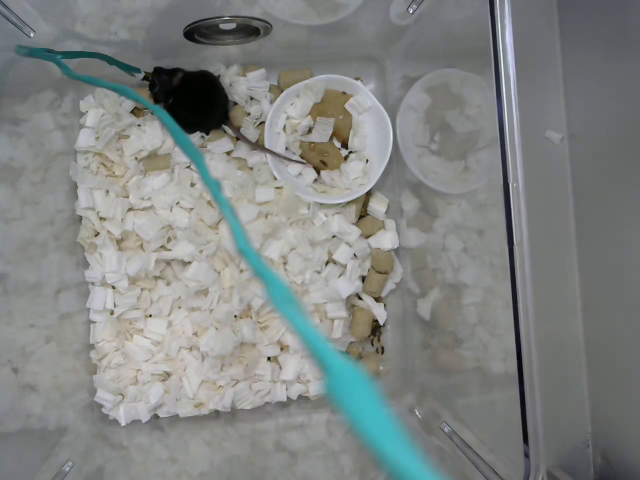
#> input picture data/test_picture (1).png, 1280 x 960 px, given in place of general_long.mp4, which was not available (shown at 1/2 size)
$ python movie_mousedetect.py
#> lines starting #> are read from the running program, lines starting #| are printed output that depends on the picture; after the words box and inside, x2 and y2 are one past the last pixel; in counts of white or black regions, pixels touching at a corner belong together; pictures that were not available may be replaced by others from this repository, and a replacement may not be noted
##!/usr/bin/env python
import csv

import cv2
import matplotlib.pyplot as plt
import numpy as np
import tqdm

cap = cv2.VideoCapture("./data/video/general_long.mp4")

divider = 1
frame_rate = 30.0 / divider
size = (1280, 960)
fmt = cv2.VideoWriter_fourcc('m', 'p', '4', 'v')
writer = cv2.VideoWriter('./result/20211021/general_long.mp4', fmt, frame_rate, size)
f = open("./result/20211021/general_long.csv","w")
writer_csv = csv.writer(f,lineterminator="\n")
writer_csv.writerow(["time[s]","amount of movement[px]"])
frame_count = int(cap.get(cv2.CAP_PROP_FRAME_COUNT))

def img_proc(pic):
    bin_out = np.zeros((pic.shape[0],pic.shape[1]),np.uint8)
    hsv = cv2.cvtColor(pic, cv2.COLOR_BGR2HSV)  # Convert BGR -> HSV

    lower_mouse = np.array([0, 0, 0], dtype=np.uint8)
    upper_mouse = np.array([255, 255, 30], dtype=np.uint8)

    lower_cable = np.array([80, 20, 20], dtype=np.uint8)
    upper_cable = np.array([140, 255, 255], dtype=np.uint8)

    mask_mouse = cv2.inRange(hsv, lower_mouse, upper_mouse)
    mask_mouse = cv2.morphologyEx(mask_mouse,cv2.MORPH_OPEN, np.ones((5,5),np.uint8))
    mask_cable = cv2.inRange(hsv, lower_cable, upper_cable)
    mask_cable = cv2.morphologyEx(mask_cable,cv2.MORPH_OPEN, np.ones((5,5),np.uint8))

    mask_mouse_inv = cv2.bitwise_not(mask_mouse)
    dst = cv2.distanceTransform(mask_mouse_inv,cv2.DIST_L2,maskSize=5)

    bin_dst = cv2.inRange(dst,0,20)
    mask_cable_mouse = cv2.bitwise_and(mask_cable,bin_dst)
    mask_mouse_fix = cv2.bitwise_or(mask_mouse,mask_cable_mouse)
    mask_mouse_fix = cv2.morphologyEx(mask_mouse_fix,cv2.MORPH_OPEN, np.ones((5,5),np.uint8))
    mask_mouse_fix = cv2.morphologyEx(mask_mouse_fix,cv2.MORPH_CLOSE, np.ones((5,5),np.uint8))

    nlabels, labels, stats, centroids = cv2.connectedComponentsWithStats(mask_mouse_fix, 4)
    max_idx = np.argmax(stats[1:,:], axis=0)[4] + 1
    img_out = pic
    img_out[labels == max_idx, ] = (0, 0, 255)
    bin_out[labels == max_idx, ] = 255
    return bin_out,img_out

for i in tqdm.tqdm(range(frame_count)):
#for i in tqdm.tqdm(range(1800)):
    ret, frame = cap.read()
    bin_mouse, img_out = img_proc(frame)

    if (i > 0) and (i % divider == 0):
        img_xor = cv2.bitwise_xor(bin_mouse,bin_mouse_old)
        img_out[img_xor != 0] = (0, 255, 0)
        cnt = cv2.countNonZero(img_xor)
        writer_csv.writerow([str(i/30),cnt])

        if cnt >= 300:
            state = "Moving"
            color_state = (255,0,0)
        else:
            state = "Stopping"
            color_state = (0,255,0)

        cv2.putText(img_out, state, org=(100,50), fontFace=cv2.FONT_HERSHEY_SIMPLEX, fontScale=1.0, color=color_state, thickness=3, lineType=cv2.LINE_4)
        txts = []
        txts.append("Time[s] = " + str(round(i/30,2)))
        txts.append("Move[px] = " + str(cnt))
        for j in range(len(txts)):
            cv2.putText(img_out, txts[j], org=(100,100+50*j), fontFace=cv2.FONT_HERSHEY_SIMPLEX, fontScale=1.0, color=(0,0,0), thickness=2, lineType=cv2.LINE_4)

        writer.write(img_out)
    if i % divider == 0:
        bin_mouse_old = bin_mouse
#> this loop made 1 pass
#> (nlabels in img_proc, max_idx in img_proc) on pass 1: (6, 3)
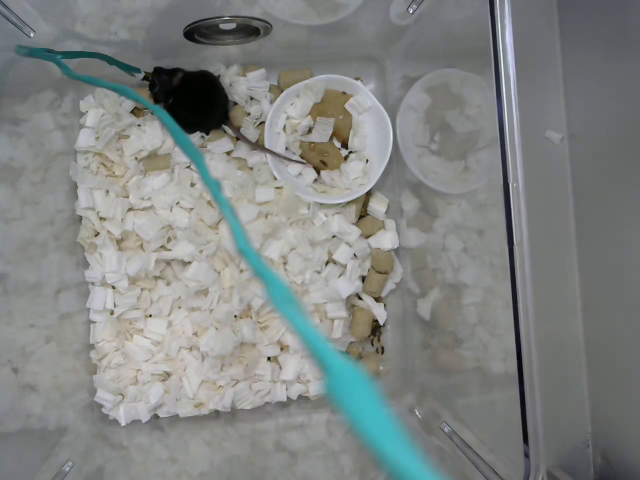
#> input picture data/test_picture (1).png, 1280 x 960 px, given in place of general_long.mp4, which was not available (shown at 1/2 size)
#> pass 1, in img_proc, `mask_mouse = cv2.inRange(hsv, lower_mouse, upper_mouse)`:
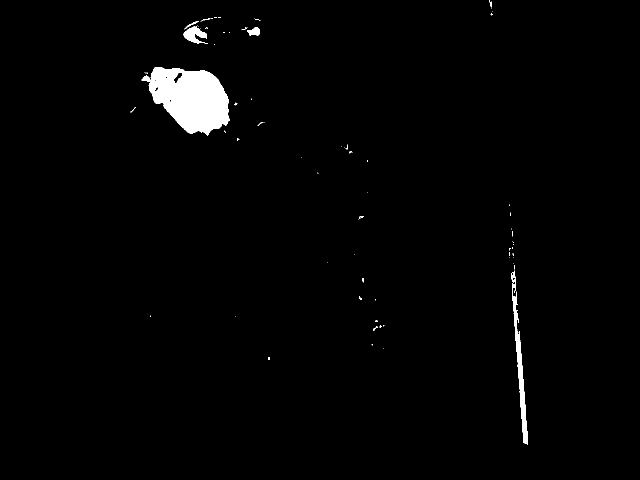
#> mask_mouse: shape (960, 1280) (shown at 1/2 size); 1.6% white; 81 white regions (69 under 20 px), largest, box (x1, y1, x2, y2) and area: (283, 134, 459, 271) 15304, (1022, 543, 1056, 890) 2712, (367, 52, 416, 87) 901
#> pass 1, in img_proc, `mask_mouse = cv2.morphologyEx(mask_mouse,cv2.MORPH_OPEN, np.ones((5,5)..`:
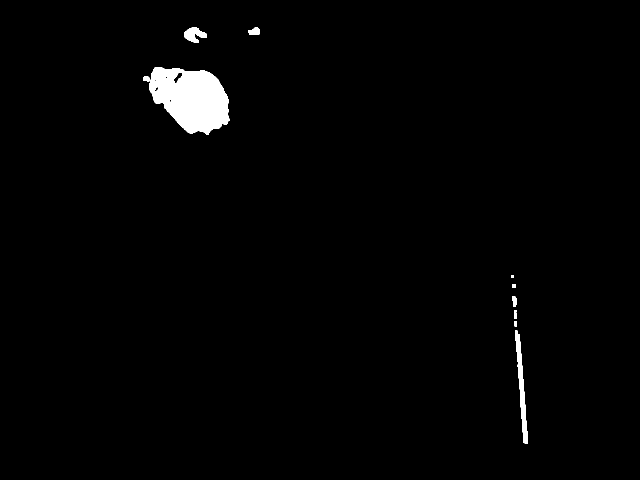
#> mask_mouse: shape (960, 1280) (shown at 1/2 size); 1.5% white; 11 white regions, largest, box (x1, y1, x2, y2) and area: (298, 134, 459, 269) 15140, (1030, 661, 1056, 888) 2002, (368, 54, 413, 86) 839
#> pass 1, in img_proc, `mask_cable = cv2.inRange(hsv, lower_cable, upper_cable)`:
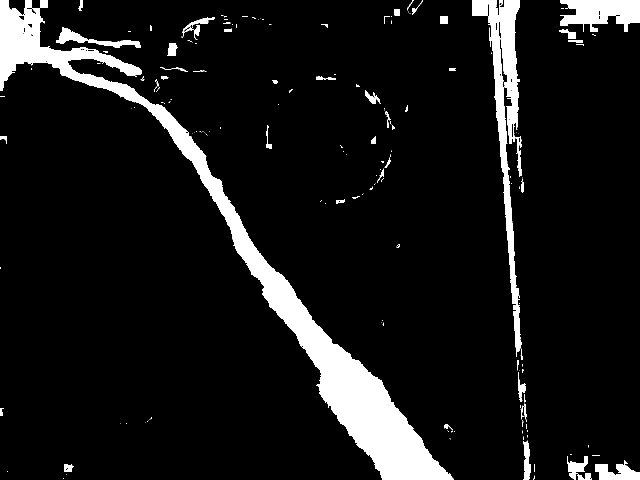
#> mask_cable: shape (960, 1280) (shown at 1/2 size); 9.1% white; 207 white regions (140 under 20 px), largest, box (x1, y1, x2, y2) and area: (0, 0, 908, 960) 73700, (944, 0, 1045, 720) 10483, (1120, 0, 1280, 64) 7132
#> after the loop:
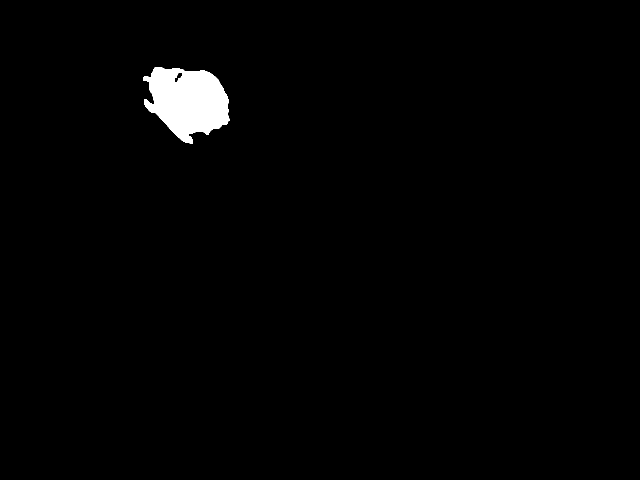
#> bin_mouse: shape (960, 1280) (shown at 1/2 size); 1.4% white; 1 white region, box (x1, y1, x2, y2) and area: (286, 134, 459, 287) 17750

writer.release()
cap.release()
cv2.destroyAllWindows()
f.close()

$ run again, on data/test_picture (3).png
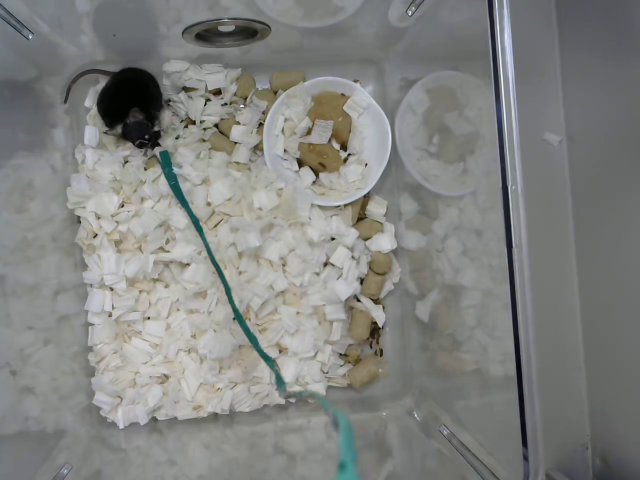
#> input picture data/test_picture (3).png, 1280 x 960 px, given in place of general_long.mp4, which was not available (shown at 1/2 size)
#> the loop `for i in tqdm.tqdm(range(frame_count)):` made 1 pass
#> (nlabels in img_proc, max_idx in img_proc) on pass 1: (6, 3)
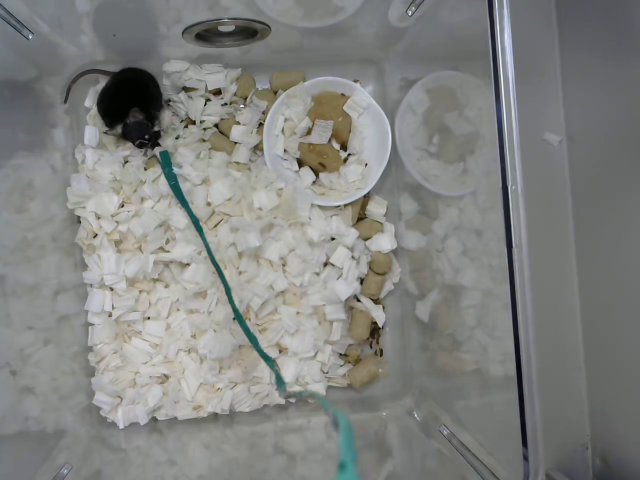
#> input picture data/test_picture (3).png, 1280 x 960 px, given in place of general_long.mp4, which was not available (shown at 1/2 size)
#> pass 1, in img_proc, `mask_mouse = cv2.inRange(hsv, lower_mouse, upper_mouse)`:
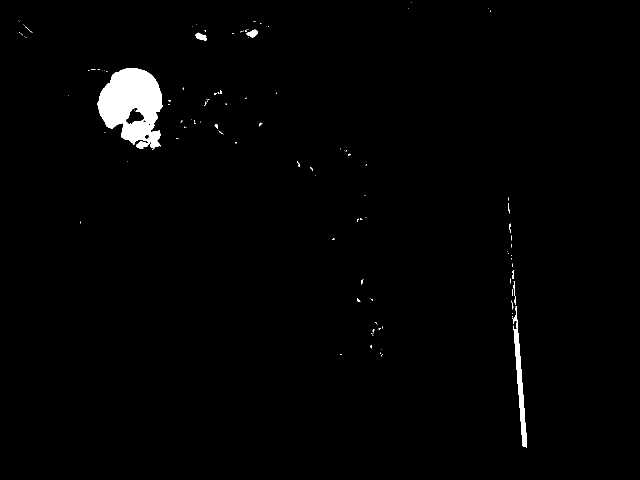
#> mask_mouse: shape (960, 1280) (shown at 1/2 size); 1.4% white; 117 white regions (104 under 20 px), largest, box (x1, y1, x2, y2) and area: (195, 136, 325, 300) 13887, (1025, 612, 1054, 896) 2289, (492, 59, 516, 76) 225
#> after the loop `for i in tqdm.tqdm(range(frame_count)):`:
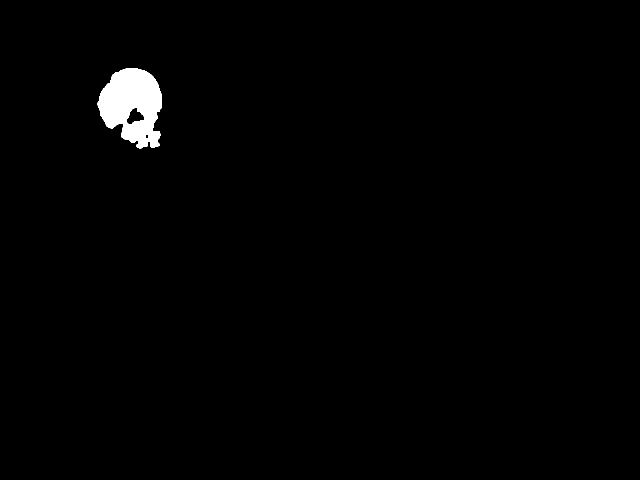
#> bin_mouse: shape (960, 1280) (shown at 1/2 size); 1.1% white; 1 white region, box (x1, y1, x2, y2) and area: (195, 136, 324, 297) 13972
